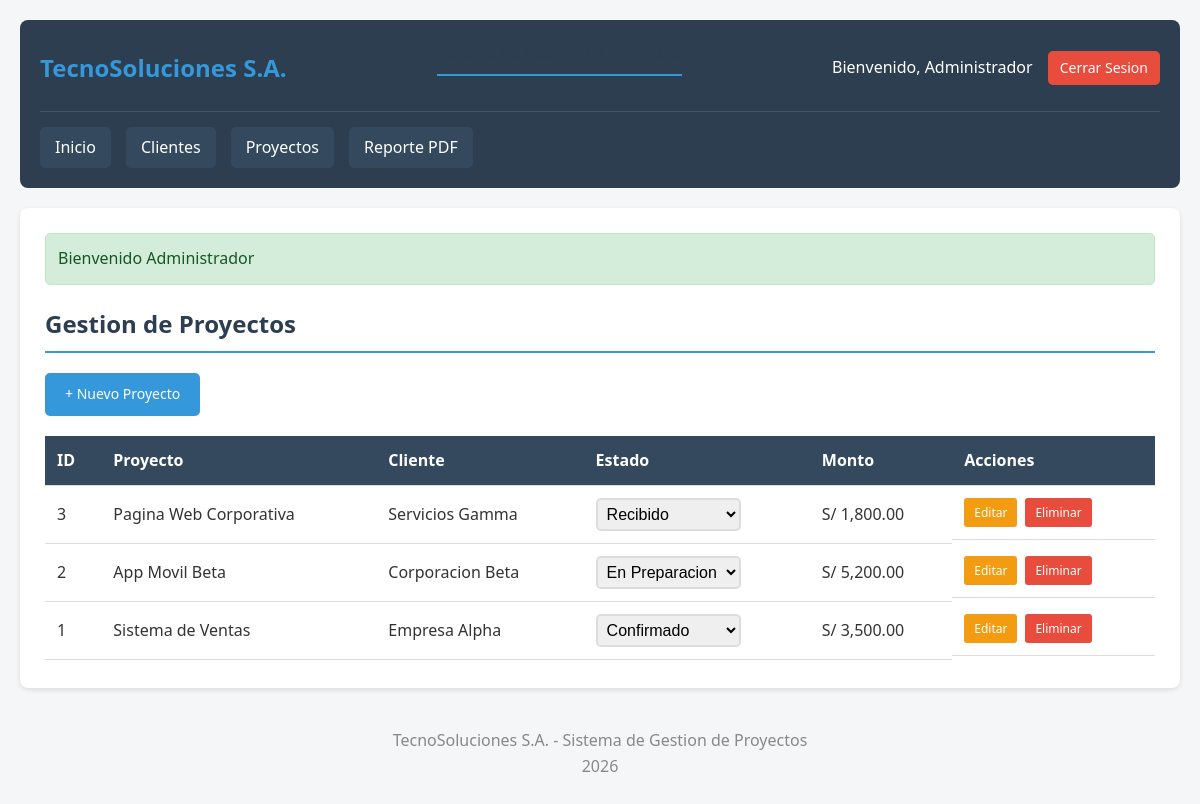
The page /index.php?action=proyectos (signed in) on the database its author committed.
### tables this page shows
CREATE TABLE IF NOT EXISTS proyectos (
    id INT AUTO_INCREMENT PRIMARY KEY,
    nombre_proyecto VARCHAR(150) NOT NULL,
    cliente_id INT NOT NULL,
    descripcion TEXT,
    estado ENUM('recibido', 'validado', 'en_preparacion', 'despachado', 'confirmado') DEFAULT 'recibido',
    fecha_inicio DATE,
    fecha_entrega DATE,
    monto DECIMAL(10,2),
    creado_en TIMESTAMP DEFAULT CURRENT_TIMESTAMP,
    FOREIGN KEY (cliente_id) REFERENCES clientes(id) ON DELETE CASCADE
);

CREATE TABLE IF NOT EXISTS clientes (
    id INT AUTO_INCREMENT PRIMARY KEY,
    nombre VARCHAR(100) NOT NULL,
    email VARCHAR(100),
    telefono VARCHAR(20),
    direccion TEXT,
    creado_en TIMESTAMP DEFAULT CURRENT_TIMESTAMP
);

### controllers/ProyectoController.php (called while the page is built, shortened)
<?php
class ProyectoController {
    private $proyecto;
    public function __construct() {
        $this->proyecto = new Proyecto();
    }
    public function index() {
        $proyectos = $this->proyecto->getAll();
        require_once __DIR__ . '/../views/proyectos/index.php';
    }
}
?>

### config/Database.php (called while the page is built)
<?php
class Database {
    private static $instance = null;
    private $connection;
    private $host = 'localhost';
    private $dbname = 'tecnosoluciones_db';
    private $username = 'root';
    private $password = '';
    private function __construct() {
        try {
            $this->connection = new PDO(
                "mysql:host={$this->host};dbname={$this->dbname};charset=utf8mb4",
                $this->username,
                $this->password,
                [
                    PDO::ATTR_ERRMODE => PDO::ERRMODE_EXCEPTION,
                    PDO::ATTR_DEFAULT_FETCH_MODE => PDO::FETCH_ASSOC,
                    PDO::ATTR_EMULATE_PREPARES => false
                ]
            );
        } catch(PDOException $e) {
            die("Error de conexion: " . $e->getMessage());
        }
    }
    public static function getInstance() {
        if (self::$instance === null) {
            self::$instance = new Database();
        }
        return self::$instance;
    }
    public function getConnection() {
        return $this->connection;
    }
}
?>

### models/Proyecto.php (called while the page is built, shortened)
<?php
class Proyecto {
    private $db;
    public function __construct() {
        $database = Database::getInstance();
        $this->db = $database->getConnection();
    }
    public function getAll() {
        $query = "SELECT p.*, c.nombre as cliente_nombre
                  FROM proyectos p
                  JOIN clientes c ON p.cliente_id = c.id
                  ORDER BY p.id DESC";
        $stmt = $this->db->prepare($query);
        $stmt->execute();
        return $stmt->fetchAll();
    }
}
?>

### views/proyectos/index.php (the view, shortened to what this page needs)
<?php include __DIR__ . '/../layout/header.php'; ?>
<h2>Gestion de Proyectos</h2>
<div class="actions-bar">
    <a href="index.php?action=proyectos&subaction=crear" class="btn btn-primary">+ Nuevo Proyecto</a>
</div>
<?php if (empty($proyectos)): ?>
    <div class="alert alert-info">No hay proyectos registrados.</div>
<?php else: ?>
    <div class="table-responsive">
        <table class="table">
            <thead>
                <tr>
                    <th>ID</th>
                    <th>Proyecto</th>
                    <th>Cliente</th>
                    <th>Estado</th>
                    <th>Monto</th>
                    <th>Acciones</th>
                </tr>
            </thead>
            <tbody>
                <?php foreach ($proyectos as $proyecto): ?>
                <tr>
                    <td><?php echo $proyecto['id']; ?></td>
                    <td><?php echo htmlspecialchars($proyecto['nombre_proyecto']); ?></td>
                    <td><?php echo htmlspecialchars($proyecto['cliente_nombre']); ?></td>
                    <td>
                        <form method="POST" action="index.php?action=proyectos&subaction=estado&id=<?php echo $proyecto['id']; ?>" class="form-estado">
                            <select name="estado" onchange="this.form.submit()">
                                <option value="recibido" <?php echo $proyecto['estado'] == 'recibido' ? 'selected' : ''; ?>>Recibido</option>
                                <option value="en_preparacion" <?php echo $proyecto['estado'] == 'en_preparacion' ? 'selected' : ''; ?>>En Preparacion</option>
                                <option value="confirmado" <?php echo $proyecto['estado'] == 'confirmado' ? 'selected' : ''; ?>>Confirmado</option>
                            </select>
                        </form>
                    </td>
                    <td>S/ <?php echo number_format($proyecto['monto'], 2); ?></td>
                    <td class="actions">
                        <a href="index.php?action=proyectos&subaction=editar&id=<?php echo $proyecto['id']; ?>" class="btn-edit">Editar</a>
                        <a href="index.php?action=proyectos&subaction=eliminar&id=<?php echo $proyecto['id']; ?>" class="btn-delete" onclick="return confirm('Eliminar este proyecto?')">Eliminar</a>
                    </td>
                </tr>
                <?php endforeach; ?>
            </tbody>
        </table>
    </div>
<?php endif; ?>
<?php include __DIR__ . '/../layout/footer.php'; ?>

### public/index.php (shortened to what this page needs)
<?php
spl_autoload_register(function($class) {
    $paths = [
        ROOT_PATH . '/config/',
        ROOT_PATH . '/controllers/',
        ROOT_PATH . '/models/'
    ];
    foreach ($paths as $path) {
        $file = $path . $class . '.php';
        if (file_exists($file)) {
            return;
        }
    }
});
$action = $_GET['action'] ?? 'login';
switch ($action) {
    case 'proyectos':
        $controller = new ProyectoController();
        if ($action2 = $_GET['subaction'] ?? '') {
            if ($action2 === 'crear' && $_SERVER['REQUEST_METHOD'] === 'POST') {
                $controller->store();
            } elseif ($action2 === 'editar' && isset($_GET['id'])) {
                if ($_SERVER['REQUEST_METHOD'] === 'POST') {
                    $controller->update($_GET['id']);
                } else {
                    $controller->editar($_GET['id']);
                }
            } elseif ($action2 === 'estado' && isset($_GET['id'])) {
                if ($_SERVER['REQUEST_METHOD'] === 'POST') {
                    $controller->updateEstado($_GET['id']);
                }
            } elseif ($action2 === 'eliminar' && isset($_GET['id'])) {
                $controller->delete($_GET['id']);
            } elseif ($action2 === 'crear') {
                $controller->crear();
            } else {
                $controller->index();
            }
        } else {
            $controller->index();
        }
        break;
}
?>

### views/layout/header.php (shortened to what this page needs)
<!DOCTYPE html>
<html lang="es">
<head>
    <link rel="stylesheet" href="assets/css/style.css">
</head>
<body>
    <div class="container">
        <header>
            <div class="header-content">
                <h1>TecnoSoluciones S.A.</h1>
                <h2>Sistema de Gestion de Proyectos</h2>
                <?php if (isset($_SESSION['user_id'])): ?>
                    <div class="user-info">
                        <span>Bienvenido, <?php echo htmlspecialchars($_SESSION['user_nombre']); ?></span>
                        <a href="index.php?action=logout" class="btn-logout">Cerrar Sesion</a>
                    </div>
                <?php endif; ?>
            </div>
            <?php if (isset($_SESSION['user_id'])): ?>
                <nav>
                    <a href="index.php?action=dashboard">Inicio</a>
                    <a href="index.php?action=clientes">Clientes</a>
                    <a href="index.php?action=proyectos">Proyectos</a>
                    <a href="index.php?action=reporte">Reporte PDF</a>
                </nav>
            <?php endif; ?>
        </header>
        <main>
            <?php if (isset($_SESSION['mensaje'])): ?>
                <div class="alert alert-success">
                    <?php echo $_SESSION['mensaje']; unset($_SESSION['mensaje']); ?>
                </div>
            <?php endif; ?>

### views/layout/footer.php (shortened to what this page needs)
        </main>
        <footer>
            <p>TecnoSoluciones S.A. - Sistema de Gestion de Proyectos</p>
            <p><?php echo date('Y'); ?></p>
        </footer>
    </div>
</body>
</html>

### assets/css/style.css (style rules this page uses)
* { margin: 0; padding: 0; box-sizing: border-box; }
body { font-family: 'Segoe UI', Tahoma, Geneva, Verdana, sans-serif; background: #f4f6f8; color: #333; line-height: 1.6; }
.container { max-width: 1200px; margin: 0 auto; padding: 20px; }
header { background: #2c3e50; color: white; padding: 20px; border-radius: 8px; margin-bottom: 20px; }
.header-content { display: flex; justify-content: space-between; align-items: center; flex-wrap: wrap; gap: 15px; }
header h1 { font-size: 1.5rem; color: #3498db; }
header h2 { font-size: 1rem; font-weight: normal; }
.user-info { display: flex; align-items: center; gap: 15px; }
.btn-logout { background: #e74c3c; color: white; padding: 6px 12px; border-radius: 5px; text-decoration: none; font-size: 14px; }
nav { margin-top: 15px; padding-top: 15px; border-top: 1px solid #445566; display: flex; gap: 15px; flex-wrap: wrap; }
nav a { color: white; text-decoration: none; padding: 8px 15px; background: #34495e; border-radius: 5px; transition: background 0.3s; }
main { min-height: 60vh; background: white; padding: 25px; border-radius: 8px; box-shadow: 0 2px 5px rgba(0,0,0,0.1); }
h2 { color: #2c3e50; margin-bottom: 20px; border-bottom: 2px solid #3498db; padding-bottom: 8px; }
.actions-bar { margin-bottom: 20px; }
input, select, textarea { width: 100%; padding: 10px; border: 2px solid #ddd; border-radius: 5px; font-size: 16px; transition: border-color 0.3s; }
.btn { display: inline-block; padding: 10px 20px; border: none; border-radius: 5px; cursor: pointer; text-decoration: none; font-size: 14px; transition: all 0.3s; }
.btn-primary { background: #3498db; color: white; }
.btn-edit { background: #f39c12; color: white; padding: 5px 10px; border-radius: 3px; text-decoration: none; font-size: 12px; }
.btn-delete { background: #e74c3c; color: white; padding: 5px 10px; border-radius: 3px; text-decoration: none; font-size: 12px; }
.alert { padding: 12px; border-radius: 5px; margin-bottom: 20px; }
.alert-success { background: #d4edda; color: #155724; border: 1px solid #c3e6cb; }
.table-responsive { overflow-x: auto; }
.table { width: 100%; background: white; border-collapse: collapse; }
.table th, .table td { padding: 12px; text-align: left; border-bottom: 1px solid #ddd; }
.table th { background: #34495e; color: white; }
.actions { display: flex; gap: 8px; flex-wrap: wrap; }
.form-estado { margin: 0; }
.form-estado select { width: auto; padding: 5px; }
footer { text-align: center; margin-top: 20px; padding: 20px; color: #888; }

### rows shown on the page
proyectos: id "3", nombre_proyecto "Pagina Web Corporativa", cliente.nombre "Servicios Gamma", estado "Recibido", monto "1,800.00"
proyectos: id "2", nombre_proyecto "App Movil Beta", cliente.nombre "Corporacion Beta", estado "En Preparacion", monto "5,200.00"
proyectos: id "1", nombre_proyecto "Sistema de Ventas", cliente.nombre "Empresa Alpha", estado "Confirmado", monto "3,500.00"

### other values the page prints
$_SESSION['user_nombre'] "Administrador"
$_SESSION['mensaje'] "Bienvenido Administrador"
